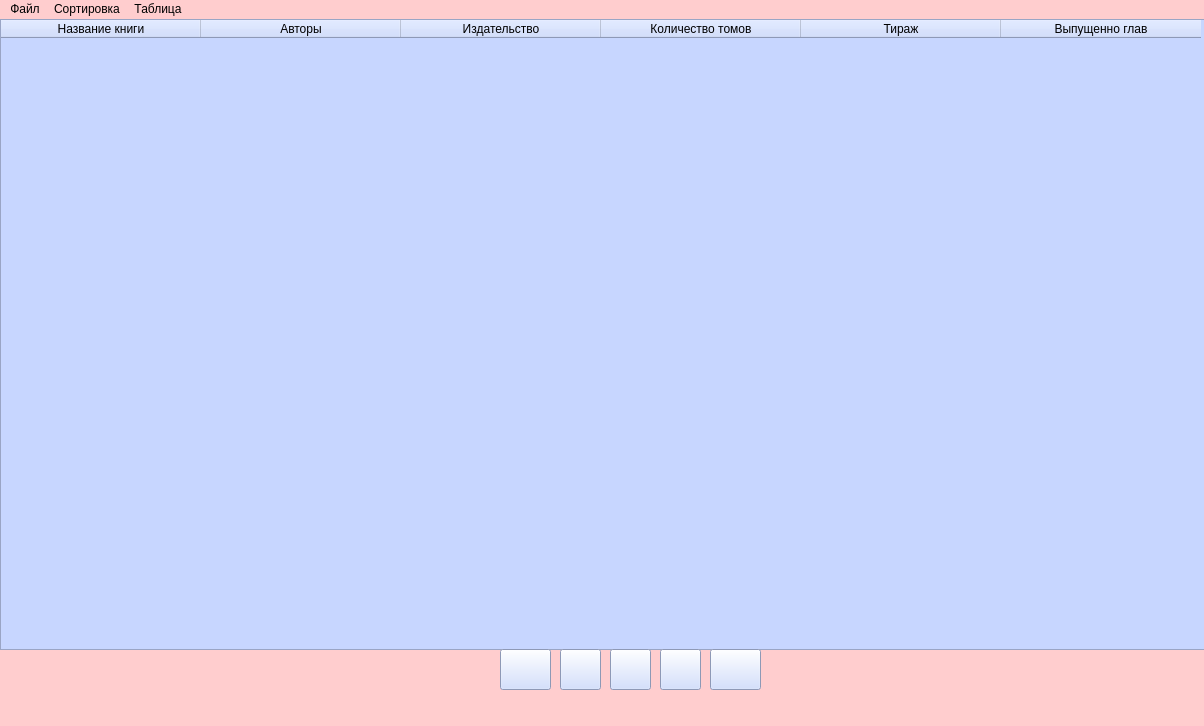
<?xml version="1.0" encoding="UTF-8"?>
<ui version="4.0">
 <class>MainWindow</class>
 <widget class="QMainWindow" name="MainWindow">
  <property name="geometry">
   <rect>
    <x>0</x>
    <y>0</y>
    <width>1204</width>
    <height>726</height>
   </rect>
  </property>
  <property name="windowTitle">
   <string>MainWindow</string>
  </property>
  <property name="styleSheet">
   <string notr="true">background-color: rgb(255, 225, 230);
background-color: rgb(255, 205, 206);</string>
  </property>
  <widget class="QWidget" name="centralwidget">
   <widget class="QTableWidget" name="table_page">
    <property name="enabled">
     <bool>true</bool>
    </property>
    <property name="geometry">
     <rect>
      <x>0</x>
      <y>0</y>
      <width>1231</width>
      <height>631</height>
     </rect>
    </property>
    <property name="cursor" stdset="0">
     <cursorShape>ArrowCursor</cursorShape>
    </property>
    <property name="styleSheet">
     <string notr="true">background-color: rgb(199, 214, 255);</string>
    </property>
    <property name="verticalScrollBarPolicy">
     <enum>Qt::ScrollBarAlwaysOff</enum>
    </property>
    <property name="horizontalScrollBarPolicy">
     <enum>Qt::ScrollBarAlwaysOff</enum>
    </property>
    <property name="autoScroll">
     <bool>true</bool>
    </property>
    <property name="textElideMode">
     <enum>Qt::ElideMiddle</enum>
    </property>
    <property name="verticalScrollMode">
     <enum>QAbstractItemView::ScrollPerItem</enum>
    </property>
    <property name="gridStyle">
     <enum>Qt::SolidLine</enum>
    </property>
    <property name="rowCount">
     <number>0</number>
    </property>
    <property name="columnCount">
     <number>6</number>
    </property>
    <attribute name="horizontalHeaderMinimumSectionSize">
     <number>40</number>
    </attribute>
    <attribute name="horizontalHeaderDefaultSectionSize">
     <number>200</number>
    </attribute>
    <attribute name="verticalHeaderMinimumSectionSize">
     <number>50</number>
    </attribute>
    <attribute name="verticalHeaderDefaultSectionSize">
     <number>60</number>
    </attribute>
    <column>
     <property name="text">
      <string>Название книги</string>
     </property>
    </column>
    <column>
     <property name="text">
      <string>Авторы</string>
     </property>
    </column>
    <column>
     <property name="text">
      <string>Издательство</string>
     </property>
    </column>
    <column>
     <property name="text">
      <string>Количество томов</string>
     </property>
    </column>
    <column>
     <property name="text">
      <string>Тираж</string>
     </property>
    </column>
    <column>
     <property name="text">
      <string>Выпущенно глав</string>
     </property>
    </column>
   </widget>
   <widget class="QPushButton" name="first_page_button">
    <property name="geometry">
     <rect>
      <x>500</x>
      <y>630</y>
      <width>51</width>
      <height>41</height>
     </rect>
    </property>
    <property name="cursor">
     <cursorShape>PointingHandCursor</cursorShape>
    </property>
    <property name="styleSheet">
     <string notr="true">background-color: rgb(199, 214, 255);</string>
    </property>
    <property name="text">
     <string/>
    </property>
    <property name="icon">
     <iconset>
      <selectedon>../../Загрузки/doubleL.png</selectedon>
     </iconset>
    </property>
   </widget>
   <widget class="QPushButton" name="prev_page_button">
    <property name="geometry">
     <rect>
      <x>560</x>
      <y>630</y>
      <width>41</width>
      <height>41</height>
     </rect>
    </property>
    <property name="cursor">
     <cursorShape>PointingHandCursor</cursorShape>
    </property>
    <property name="styleSheet">
     <string notr="true">background-color: rgb(199, 214, 255);</string>
    </property>
    <property name="text">
     <string/>
    </property>
    <property name="icon">
     <iconset>
      <selectedon>../../Загрузки/left.png</selectedon>
     </iconset>
    </property>
   </widget>
   <widget class="QPushButton" name="next_page_button">
    <property name="geometry">
     <rect>
      <x>660</x>
      <y>630</y>
      <width>41</width>
      <height>41</height>
     </rect>
    </property>
    <property name="cursor">
     <cursorShape>PointingHandCursor</cursorShape>
    </property>
    <property name="styleSheet">
     <string notr="true">background-color: rgb(199, 214, 255);</string>
    </property>
    <property name="text">
     <string/>
    </property>
    <property name="icon">
     <iconset>
      <selectedon>../../Загрузки/right.png</selectedon>
     </iconset>
    </property>
   </widget>
   <widget class="QPushButton" name="last_page_button">
    <property name="geometry">
     <rect>
      <x>710</x>
      <y>630</y>
      <width>51</width>
      <height>41</height>
     </rect>
    </property>
    <property name="cursor">
     <cursorShape>PointingHandCursor</cursorShape>
    </property>
    <property name="styleSheet">
     <string notr="true">background-color: rgb(199, 214, 255);</string>
    </property>
    <property name="text">
     <string/>
    </property>
    <property name="icon">
     <iconset>
      <selectedon>../../Загрузки/doubleR.png</selectedon>
     </iconset>
    </property>
   </widget>
   <widget class="QPushButton" name="update_table">
    <property name="geometry">
     <rect>
      <x>610</x>
      <y>630</y>
      <width>41</width>
      <height>41</height>
     </rect>
    </property>
    <property name="cursor">
     <cursorShape>PointingHandCursor</cursorShape>
    </property>
    <property name="styleSheet">
     <string notr="true">background-color: rgb(199, 214, 255);</string>
    </property>
    <property name="text">
     <string/>
    </property>
    <property name="icon">
     <iconset>
      <selectedon>../../Загрузки/kisspng-computer-icons-encapsulated-postscript-update-icon-5b3dc17314f424.1369092815307738750858.png</selectedon>
     </iconset>
    </property>
    <property name="iconSize">
     <size>
      <width>24</width>
      <height>24</height>
     </size>
    </property>
   </widget>
  </widget>
  <widget class="QMenuBar" name="menubar">
   <property name="geometry">
    <rect>
     <x>0</x>
     <y>0</y>
     <width>1204</width>
     <height>30</height>
    </rect>
   </property>
   <widget class="QMenu" name="file_menu">
    <property name="cursor">
     <cursorShape>PointingHandCursor</cursorShape>
    </property>
    <property name="title">
     <string>Файл</string>
    </property>
    <addaction name="save_act"/>
    <addaction name="separator"/>
    <addaction name="save_as_act"/>
    <addaction name="separator"/>
    <addaction name="load_act"/>
   </widget>
   <widget class="QMenu" name="sort_menu">
    <property name="enabled">
     <bool>true</bool>
    </property>
    <property name="cursor">
     <cursorShape>PointingHandCursor</cursorShape>
    </property>
    <property name="tabletTracking">
     <bool>false</bool>
    </property>
    <property name="focusPolicy">
     <enum>Qt::NoFocus</enum>
    </property>
    <property name="contextMenuPolicy">
     <enum>Qt::DefaultContextMenu</enum>
    </property>
    <property name="acceptDrops">
     <bool>true</bool>
    </property>
    <property name="tearOffEnabled">
     <bool>false</bool>
    </property>
    <property name="title">
     <string>Сортировка</string>
    </property>
    <property name="icon">
     <iconset>
      <selectedon>../../Загрузки/sort-2_icon-icons.com_69583.png</selectedon>
     </iconset>
    </property>
    <property name="separatorsCollapsible">
     <bool>false</bool>
    </property>
    <property name="toolTipsVisible">
     <bool>false</bool>
    </property>
    <addaction name="separator"/>
    <addaction name="sort_by_name_act"/>
    <addaction name="separator"/>
    <addaction name="sort_by_publishing_house_act"/>
    <addaction name="separator"/>
    <addaction name="sort_by_published_amount_act"/>
    <addaction name="separator"/>
    <addaction name="direct_sort_act"/>
    <addaction name="separator"/>
    <addaction name="reverse_sort_act"/>
   </widget>
   <widget class="QMenu" name="table_menu">
    <property name="cursor">
     <cursorShape>PointingHandCursor</cursorShape>
    </property>
    <property name="tearOffEnabled">
     <bool>true</bool>
    </property>
    <property name="title">
     <string>Таблица</string>
    </property>
    <addaction name="find_books_act_2"/>
    <addaction name="separator"/>
    <addaction name="delete_books_act_2"/>
    <addaction name="separator"/>
    <addaction name="add_books_act"/>
   </widget>
   <addaction name="file_menu"/>
   <addaction name="sort_menu"/>
   <addaction name="table_menu"/>
  </widget>
  <widget class="QStatusBar" name="statusbar"/>
  <action name="sort_by_name_act">
   <property name="checkable">
    <bool>true</bool>
   </property>
   <property name="checked">
    <bool>false</bool>
   </property>
   <property name="text">
    <string>Название</string>
   </property>
  </action>
  <action name="sort_by_publishing_house_act">
   <property name="checkable">
    <bool>true</bool>
   </property>
   <property name="text">
    <string>Издательство</string>
   </property>
  </action>
  <action name="sort_by_published_amount_act">
   <property name="checkable">
    <bool>true</bool>
   </property>
   <property name="text">
    <string>Тираж</string>
   </property>
  </action>
  <action name="direct_sort_act">
   <property name="checkable">
    <bool>true</bool>
   </property>
   <property name="icon">
    <iconset>
     <selectedoff>../../Загрузки/png-transparent-arrow-down-android-s-v-g-computer-icons-up-arrows-angle-text-triangle-thumbnail1-removebg-preview (1).png</selectedoff>
     <selectedon>../../.designer/backup/Загрузки/png-transparent-arrow-down-android-s-v-g-computer-icons-up-arrows-angle-text-triangle-thumbnail1.png</selectedon>
    </iconset>
   </property>
   <property name="text">
    <string>А-Я</string>
   </property>
  </action>
  <action name="reverse_sort_act">
   <property name="checkable">
    <bool>true</bool>
   </property>
   <property name="icon">
    <iconset>
     <selectedoff>../../Загрузки/png-transparent-arrow-down-android-s-v-g-computer-icons-up-arrows-angle-text-triangle-thumbnail-removebg-preview.png</selectedoff>
     <selectedon>../../.designer/backup/Загрузки/png-transparent-arrow-down-android-s-v-g-computer-icons-up-arrows-angle-text-triangle-thumbnail.png</selectedon>
    </iconset>
   </property>
   <property name="text">
    <string>Я-А</string>
   </property>
  </action>
  <action name="save_act">
   <property name="icon">
    <iconset>
     <selectedon>../../Загрузки/png-transparent-computer-icons-favicon-save-icon-miscellaneous-text-rectangle-thumbnail-removebg-preview.png</selectedon>
    </iconset>
   </property>
   <property name="text">
    <string>Сохранить</string>
   </property>
  </action>
  <action name="save_as_act">
   <property name="icon">
    <iconset>
     <selectedon>../../Загрузки/png-transparent-computer-icons-favicon-save-icon-miscellaneous-text-rectangle-thumbnail-removebg-preview.png</selectedon>
    </iconset>
   </property>
   <property name="text">
    <string>Сохранить как...</string>
   </property>
  </action>
  <action name="load_act">
   <property name="icon">
    <iconset>
     <selectedon>../../Загрузки/png-transparent-upload-icon-line-angle-symbol-font-upload-angle-symbol-mono-general-4-thumbnail-removebg-preview.png</selectedon>
    </iconset>
   </property>
   <property name="text">
    <string>Загрузить</string>
   </property>
  </action>
  <action name="find_books_act">
   <property name="icon">
    <iconset>
     <selectedoff>../../.designer/backup/.designer/backup/Загрузки/png-transparent-computer-icons-magnifying-glass-magnifier-magnifying-glass-text-interface-magnifier-thumbnail.png</selectedoff>
    </iconset>
   </property>
   <property name="text">
    <string>Поиск книг</string>
   </property>
  </action>
  <action name="delete_books_act">
   <property name="icon">
    <iconset>
     <selectedoff>../../.designer/backup/.designer/backup/Загрузки/png-transparent-rubbish-bins-waste-paper-baskets-recycling-bin-computer-icons-trash-miscellaneous-recycling-logo-thumbnail.png</selectedoff>
    </iconset>
   </property>
   <property name="text">
    <string>Удаление книг</string>
   </property>
  </action>
  <action name="find_books_act_2">
   <property name="icon">
    <iconset>
     <selectedon>../../Загрузки/png-transparent-computer-icons-magnifying-glass-magnifier-magnifying-glass-text-interface-magnifier-thumbnail-removebg-preview.png</selectedon>
    </iconset>
   </property>
   <property name="text">
    <string>Поиск книг</string>
   </property>
  </action>
  <action name="delete_books_act_2">
   <property name="icon">
    <iconset>
     <selectedon>../../Загрузки/png-transparent-rubbish-bins-waste-paper-baskets-recycling-bin-computer-icons-trash-miscellaneous-recycling-logo-thumbnail-removebg-preview.png</selectedon>
    </iconset>
   </property>
   <property name="text">
    <string>Удаление книг</string>
   </property>
  </action>
  <action name="add_books_act">
   <property name="icon">
    <iconset>
     <selectedon>../../Загрузки/png-transparent-computer-icons-add-logo-desktop-wallpaper-add-thumbnail-removebg-preview.png</selectedon>
    </iconset>
   </property>
   <property name="text">
    <string>Добавление книг</string>
   </property>
  </action>
 </widget>
 <resources/>
 <connections/>
</ui>
